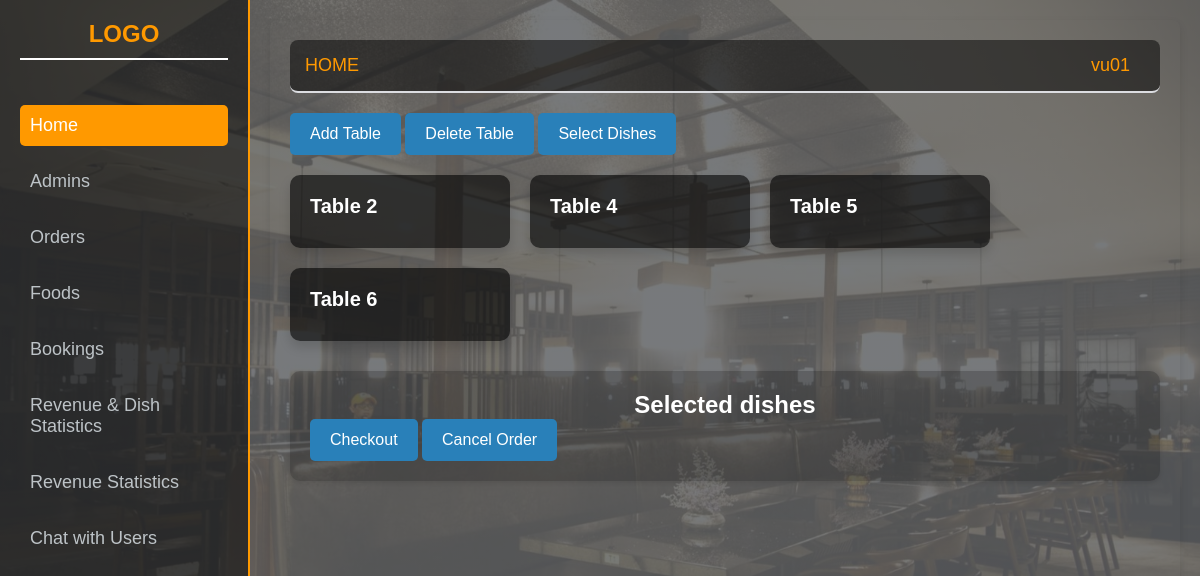
/admin_interface/admin.php (signed in), run on the app's committed database.
### tables this page shows
CREATE TABLE `restaurant_table` (
  `table_id` int(11) NOT NULL,
  `table_number` int(11) NOT NULL,
  `status` varchar(20) DEFAULT 'empty',
  `user_id` int(11) DEFAULT NULL
);

### admin_interface/admin.php (the view, shortened to what this page needs)
<?php
include ("config/config.php");
if (isset($_SESSION['user_name'])) {
    $userName = $_SESSION['user_name'];
} else {
    $userName = "USER";
}
$tablesQuery = "SELECT table_id, table_number,status FROM restaurant_table";
$tablesResult = $mysqli->query($tablesQuery);
?>
<!DOCTYPE html>
<html lang="en">
<head>
    <link rel="stylesheet" href="admin.css">
</head>
<body>
    <div class="sidebar">
        <h2>LOGO</h2>
        <ul>
            <li><a href="admin.php">Home</a></li>
            <li><a href="admins.php">Admins</a></li>
            <li><a href="orders.php">Orders</a></li>
            <li><a href="foods.php">Foods</a></li>
            <li><a href="books.php">Bookings</a></li>
            <li><a href="statistics.php" class="button">Revenue & Dish Statistics</a></li>
            <li><a href="statistical.php">Revenue Statistics</a></li>
            <li><a href="../chat.php">Chat with Users</a></li>
        </ul>
    </div>
    <div class="main-content">
        <div class="navbar">
            <a href="#">HOME</a>
            <div class="dropdown">
                <a href="#" class="user-btn"><?php echo htmlspecialchars($userName); ?></a>
            </div>
        </div>
        <button class="create-btn" id="openAddTableModal">Add Table</button>
        <button id="deleteTableBtn" class="create-btn">Delete Table</button>
        <button id="openMenuSelectionModal" class="create-btn">Select Dishes</button>
        <div class="dashboard">
            <div class="left-card-container">
                <div class="card-container">
                    <?php if ($tablesResult->num_rows > 0): ?>
                        <?php while ($table = $tablesResult->fetch_assoc()): ?>
                            <div class="card <?php echo ($table['status'] == 'occupied') ? 'occupied' : ($table['status'] == 'booked' ? 'booked' : ''); ?>"
                                data-id="<?php echo htmlspecialchars($table['table_id']); ?>">
                                <h3>Table <?php echo htmlspecialchars($table['table_number']); ?></h3>
                            </div>
                        <?php endwhile; ?>
                    <?php else: ?>
                        <p>No tables found.</p>
                    <?php endif; ?>
                </div>
            </div>
            <div class="menu-container" id="menuContainer">
                <center><h2>Selected dishes</h2></center>
                <button id="checkoutBtn" class="create-btn">Checkout</button>
                <button id="cancelOrderBtn" class="create-btn">Cancel Order</button>
            </div>
        </div>
    </div>
</body>
</html>

### admin_interface/admin.css (style rules this page uses)
* { margin: 0; padding: 0; box-sizing: border-box; }
body { font-family: 'Arial', sans-serif; background: linear-gradient(rgba(233, 239, 246, 0.7), rgba(233, 239, 246, 0.7)), url('../user_interface/images/da4.jpg'); background-size: cover; background-position: center; padding: 20px; border-radius: 8px; }
body::before { content: ""; position: fixed; top: 0; left: 0; width: 100%; height: 100%; background-color: rgba(0, 0, 0, 0.5); z-index: -1; }
.sidebar { width: 250px; background-color: rgba(0, 0, 0, 0.5); height: 100vh; padding: 20px; position: fixed; top: 0; left: 0; display: flex; flex-direction: column; gap: 15px; border-right: 2px solid #ff9900; }
.sidebar h2 { color: #ff9900; font-size: 24px; text-align: center; margin-bottom: 30px; border-bottom: 2px solid #fff; padding-bottom: 10px; }
.sidebar ul { list-style-type: none; }
.sidebar ul li { margin-bottom: 15px; }
.sidebar ul li a { color: #bdc3c7; text-decoration: none; font-size: 18px; padding: 10px; display: block; border-radius: 5px; transition: background-color 0.3s ease, color 0.3s ease; }
.sidebar ul li:first-child a { background-color: #ff9900; color: #fff; }
.main-content { margin-left: 250px; padding: 20px; width: calc(100% - 250px); min-height: 100vh; box-shadow: 0 4px 8px rgba(0, 0, 0, 0.1); border-radius: 8px; }
.navbar { display: flex; justify-content: space-between; align-items: center; background-color: rgba(0, 0, 0, 0.5); padding: 15px; border-bottom: 2px solid #dcdde1; border-radius: 8px; margin-bottom: 20px; }
.navbar a { color: #ff9900; text-decoration: none; font-size: 18px; transition: color 0.3s ease; }
.user-btn { color: #2d3e50; font-size: 18px; background-color: transparent; border: none; cursor: pointer; padding: 10px 15px; border-radius: 5px; transition: background-color 0.3s ease; }
.create-btn { background-color: #2980b9; color: white; border: none; padding: 12px 20px; font-size: 16px; border-radius: 5px; transition: background-color 0.3s ease, transform 0.2s ease; cursor: pointer; }
.card-container { display: flex; flex-wrap: wrap; gap: 20px; }
.card { background-color: rgba(0, 0, 0, 0.6); padding: 20px; border-radius: 10px; width: 220px; box-shadow: 0 6px 12px rgba(0, 0, 0, 0.15); transition: transform 0.3s ease, box-shadow 0.3s ease, background-color 0.3s ease; }
.card h3 { font-size: 20px; margin-bottom: 10px; color: white; }
.menu-container { margin-top: 30px; padding: 20px; background-color: rgba(0, 0, 0, 0.2); border-radius: 10px; box-shadow: 0 2px 4px rgba(0, 0, 0, 0.1); }
.menu-container center h2 { color: white; }
.dropdown { position: relative; display: inline-block; }
.dashboard { margin-top: 20px; }

### data on the page
restaurant_table: table_number "2"
restaurant_table: table_number "4"
restaurant_table: table_number "5"
restaurant_table: table_number "6"

### other printed values
$userName "vu01"
